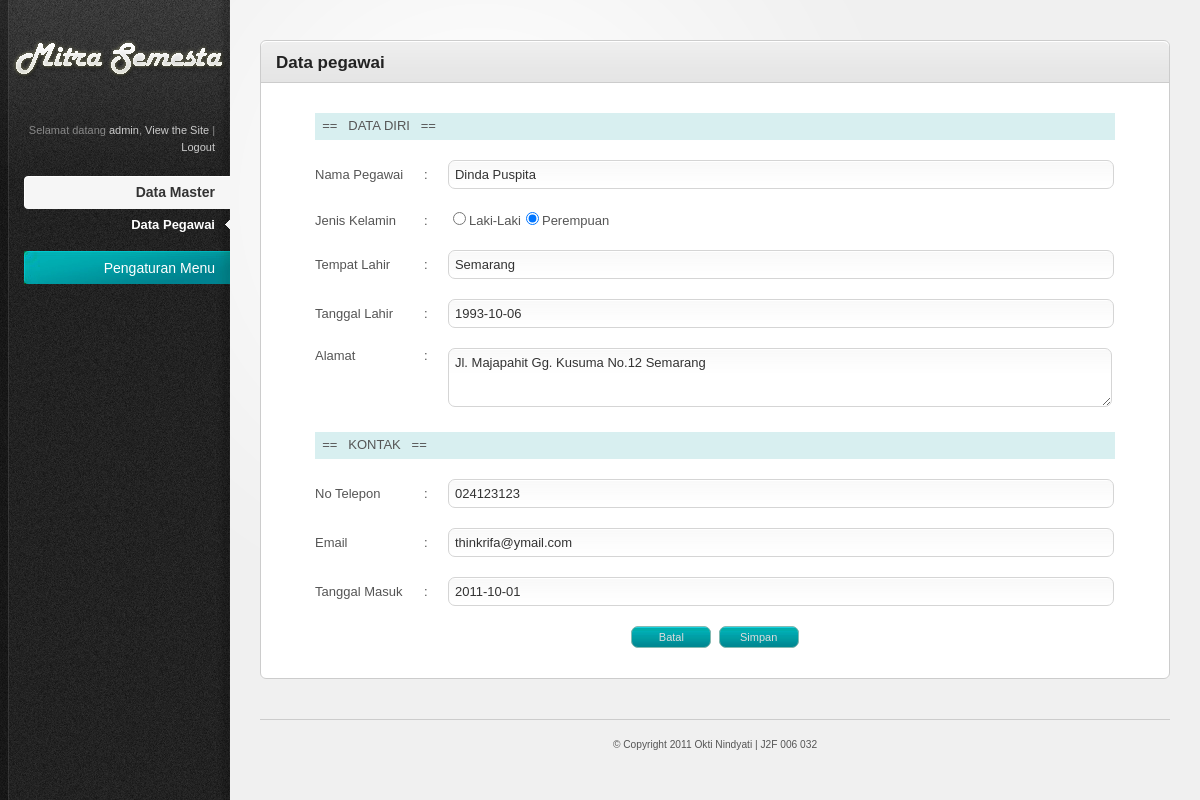
The app's page /index.php/admin/pegawai/edit_pegawai/7 (signed in) with its own data.
### tables this page shows
CREATE TABLE IF NOT EXISTS `pegawai` (
  `KodePegawai` int(11) NOT NULL AUTO_INCREMENT,
  `NamaPegawai` varchar(30) NOT NULL,
  `JenisKelamin` char(1) NOT NULL,
  `TempatLahir` varchar(20) NOT NULL,
  `TanggalLahir` date NOT NULL,
  `AlmtPegawai` varchar(50) DEFAULT NULL,
  `NoTelepon` varchar(12) DEFAULT NULL,
  `Email` varchar(25) DEFAULT NULL,
  `TanggalMasuk` date NOT NULL,
  `Level` varchar(10) NOT NULL,
  `Username` varchar(25) NOT NULL,
  `Password` varchar(35) NOT NULL,
  PRIMARY KEY (`KodePegawai`)
);

### system/application/controllers/admin/pegawai.php (called while the page is built, shortened)
<?php
Class Pegawai extends Controller{
	function Pegawai(){
		$this->load->model(array('pegawai_model','penjualan_model'));
	}
	function edit_pegawai($KodePegawai=''){
		if(isset($_SESSION["username"]) && ($_SESSION['level']=='Admin' || $_SESSION['level']=='Manajer' || $_SESSION['level']=='Pegawai')){
		$data['judul'] = "Edit Data Pegawai";
		$this->form_validation->set_rules('NamaPegawai','Nama Pegawai','required');
		$this->form_validation->set_rules('JenisKelamin', 'Jenis Kelamin', 'required');
		$this->form_validation->set_rules('TanggalLahir', 'Tanggal Lahir', 'required');
		$this->form_validation->set_rules('TempatLahir', 'tempat lahir', 'required');
		$this->form_validation->set_rules('AlmtPegawai', 'Alamat', 'required');
		$this->form_validation->set_rules('NoTelepon', 'No Telepon', 'required|numeric');
		$this->form_validation->set_rules('Email', 'Email', 'required|valid_email');
		$this->form_validation->set_error_delimiters('<div class="error">', '</div>');
		$data['judul'] = "Data pegawai";
			if($this->form_validation->run()==false){
				$result = $this->pegawai_model->get_detail_pegawai($KodePegawai);
				$subdata['result_detail_pegawai'] = $result;
				$data['content'] = $this->load->view('admin/pegawai_edit_view',$subdata,TRUE);
				$this->load->view("template_admin/template",$data);
		}
		}else{
			redirect('home');
			}
	}
}

### system/codeigniter/CodeIgniter.php (called while the page is built, shortened)
<?php  if ( ! defined('BASEPATH')) exit('No direct script access allowed');
$EXT =& load_class('Hooks');
$EXT->_call_hook('pre_system');
$URI =& load_class('URI');
$RTR =& load_class('Router');
$method = $RTR->fetch_method();
$EXT->_call_hook('pre_controller');
$CI = new $class();
if ($RTR->scaffolding_request === TRUE)
{
	if ($EXT->_call_hook('scaffolding_override') === FALSE)
	{
		$CI->_ci_scaffolding();
	}
}
else
{
	if (method_exists($CI, '_remap'))
	{
		$CI->_remap($method);
	}
	else
	{
		call_user_func_array(array(&$CI, $method), array_slice($URI->rsegments, 2));
	}
}

### index.php (called while the page is built, shortened)
<?php
require_once BASEPATH.'codeigniter/CodeIgniter'.EXT;

### system/codeigniter/Base5.php (called while the page is built)
<?php  if ( ! defined('BASEPATH')) exit('No direct script access allowed');
class CI_Base {
	private static $instance;
	public function CI_Base()
	{
		self::$instance =& $this;
	}
	public static function &get_instance()
	{
		return self::$instance;
	}
}
function &get_instance()
{
	return CI_Base::get_instance();
}

### system/application/models/pegawai_model.php (called while the page is built, shortened)
<?php
Class Pegawai_model extends Model{
	function get_detail_pegawai($KodePegawai){
		$this->db->where('KodePegawai',$KodePegawai);
		$query = $this->db->get('pegawai');
		return $query->result();
	}
}

### system/application/views/admin/pegawai_edit_view.php (the view, shortened to what this page needs)
<link rel="stylesheet" href="<?=base_url()?>system/application/js/colorbox/css/colorbox.css" type="text/css">
<link rel="stylesheet" href="<?=base_url()?>system/application/css/ui-lightness/jquery-ui-1.8.11.custom.css">
<div class="tab-content default-tab" id="tab1">
<?php if($result_detail_pegawai){
	foreach($result_detail_pegawai as $num_row => $row)
{?>
	<?=form_open("admin/pegawai/edit_pegawai/".$row->KodePegawai)?>
		<center>
		<table id="tabel1" width="800px">
		<tr><td colspan='3'><div id="header_tabel"> &nbsp == &nbsp DATA DIRI &nbsp == &nbsp </div></td></tr>
			<tr>
				<td>Nama Pegawai</td>
				<td>:</td>
				<td><input class="text-input medium-input2" type="text" size="75px" name="NamaPegawai" value="<?=($row->NamaPegawai)?>"><?php echo form_error('NamaPegawai'); ?></td>
			</tr>
			<tr>
				<td>Jenis Kelamin</td>
				<td>:</td>
				<td>
					<?php 	echo form_radio('JenisKelamin', 'L',(($row->JenisKelamin=='L')?TRUE:FALSE));
					echo "Laki-Laki";
					echo form_radio('JenisKelamin', 'P', (($row->JenisKelamin=='P')?TRUE:FALSE));
					echo "Perempuan";
					?>
				</td>
			</tr>
			<tr>
				<td>Tempat Lahir</td>
				<td>:</td>
				<td><input class="text-input medium-input2" type="text" size="75px" name="TempatLahir" value="<?=($row->TempatLahir)?>"><?php echo form_error('TempatLahir'); ?></td>
			</tr>
			<tr>
				<td>Tanggal Lahir</td>
				<td>:</td>
				<td><input  type="text" size="33px" name="TanggalLahir" class='datepicker text-input medium-input2' value="<?=($row->TanggalLahir)?>"><?php echo form_error('TanggalLahir'); ?></td>
			</tr>
			<tr>
				<td style="vertical-align:top">Alamat</td>
				<td style="vertical-align:top">:</td>
				<td>
				<textarea id="AlmtPegawai" name="AlmtPegawai" width="75px" cols="79" rows="3"><?=($row->AlmtPegawai)?><?php echo form_error('AlmtPegawai'); ?></textarea>
				</td>
			</tr>
			<tr><td colspan='3'><div id="header_tabel"> &nbsp == &nbsp KONTAK &nbsp == &nbsp </div></td></tr>
			<tr>
				<td>No Telepon</td>
				<td>:</td>
				<td><input class="text-input medium-input2" type="text" size="75px" name="NoTelepon" value="<?=($row->NoTelepon)?>"><?php echo form_error('NoTelepon'); ?></td>
			</tr>
			<tr>
				<td>Email</td>
				<td>:</td>
				<td><input class="text-input medium-input2" type="text" size="75px" name="Email" value="<?=($row->Email)?>"><?php echo form_error('Email'); ?></td>
			</tr>
			<tr>
				<td>Tanggal Masuk</td>
				<td>:</td>
				<td><input  type="text" size="33px" name="TanggalMasuk" class='datepicker text-input medium-input2' value="<?=($row->TanggalMasuk)?>"><?php echo form_error('TanggalMasuk'); ?></td>
			</tr>
			<tr>
				<td colspan="3" style="text-align:center"><input type="button" class="button" style="width:80px" name="button" value="Batal" onClick="javascript:history.back()">&nbsp;
				<input type="submit" class="button" style="width:80px" name="submit" value="Simpan"></td>
			</tr>
		</table>
		</center>
	<?php
	};
	}else{
	}
	?>
</div>

### system/application/views/template_admin/resources/css/style.css (style rules this page uses)
html { font-size: 100%; height: 100%; margin-bottom: 1px; }
body { font-family: Arial, Helvetica, sans-serif; color: #555; background: #f0f0f0 url('../images/bg-body.gif') top left repeat-y; font-size: 12px; }
.button { font-family: Verdana, Arial, sans-serif; display: inline-block; background: #3e4e5a url('../images/bg-button-blue.jpg') top left repeat-x !important; border: 1px solid #84bab2 !important; padding: 4px 7px 4px 7px !important; color: #ddd !important; font-size: 11px !important; cursor: pointer; }
#main-content table { border-collapse: collapse; }
#main-content tbody tr { background: #fff; }
#main-content tbody tr.alt-row { background: #ffffff; }
#main-content table td, #main-content table th { padding: 10px; line-height: 1.3em; }
form input.text-input, form select, form textarea, form .wysiwyg { padding: 6px; font-size: 13px; background: #fff url('../images/bg-form-field.gif') top left repeat-x; border: 1px solid #d5d5d5; color: #333; }
form .medium-input2 { width: 97.8% !important; }
form textarea { width: 97.5% !important; font-family: Arial, Helvetica, sans-serif; }
form input[type="checkbox"], form input[type="radio"] { padding: 0; background: none; border: 0; }
#header_tabel { margin: 0px 0px 0px 0px; padding: 5px 0px 5px 0px; width: 800px; height: auto; text-align: left; background:#d8eff0; }

### system/application/views/template_admin/resources/css/invalid.css (style rules this page uses)
.button, #main-content table tfoot td .bulk-actions select, .pagination a.number, form input.text-input, form textarea, form .wysiwyg, form select { -moz-border-radius: 7px; -webkit-border-radius: 7px; border-radius: 7px; }

### records on screen
pegawai: NamaPegawai "Dinda Puspita", JenisKelamin "☑", TempatLahir "Semarang", TanggalLahir "1993-10-06", AlmtPegawai "Jl. Majapahit Gg. Kusuma No.12 Semarang", NoTelepon "024123123", Email "thinkrifa@ymail.com", TanggalMasuk "2011-10-01"

### other values on screen
$_SESSION['username'] "admin"
$judul "Data pegawai"
